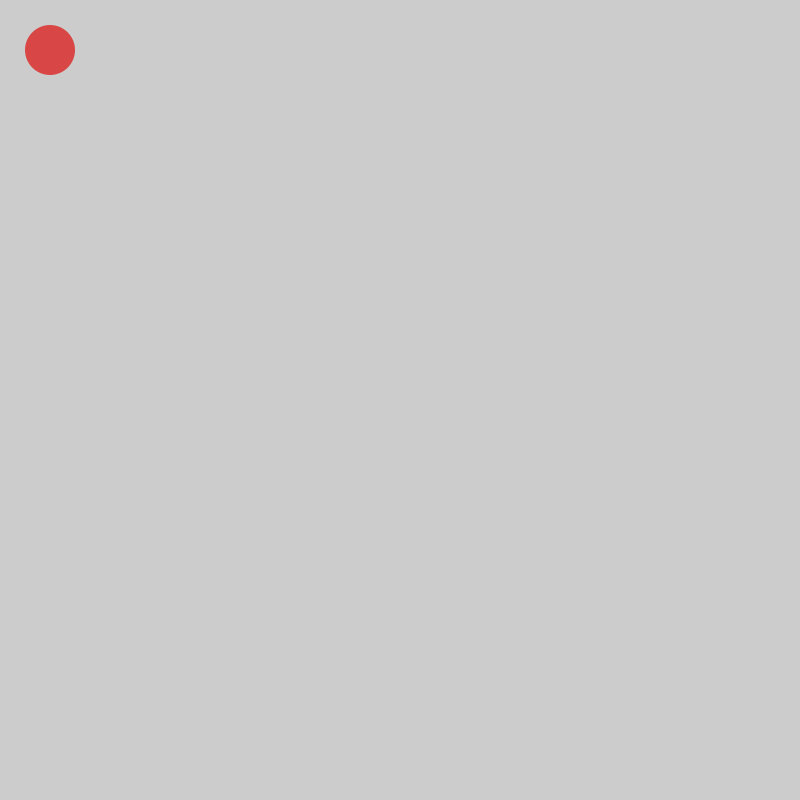
Frame 1 (no input)
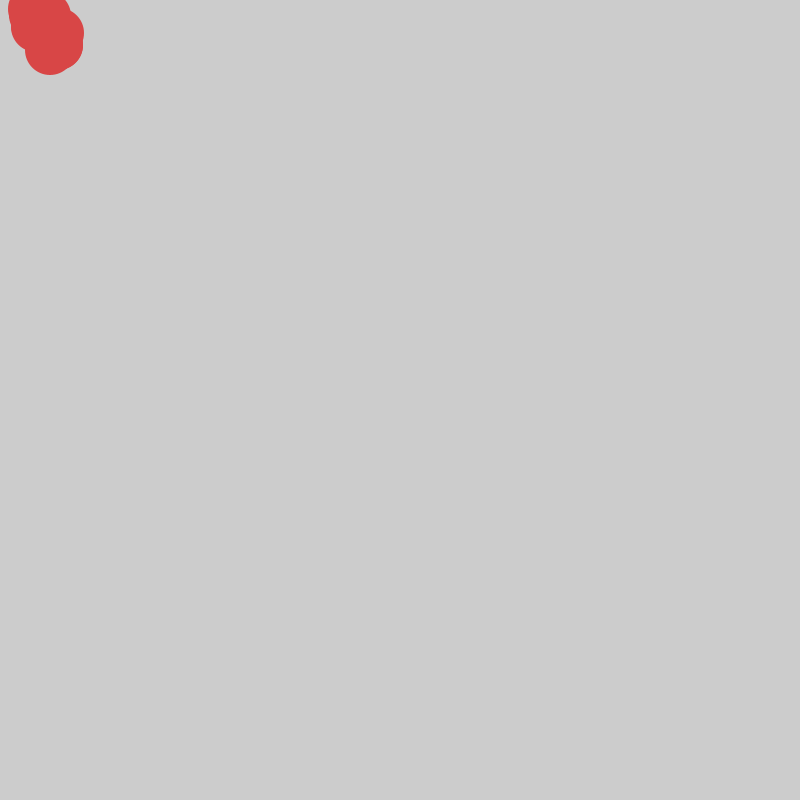
Frame 60 (the mouse pressed at the canvas centre just before this capture)
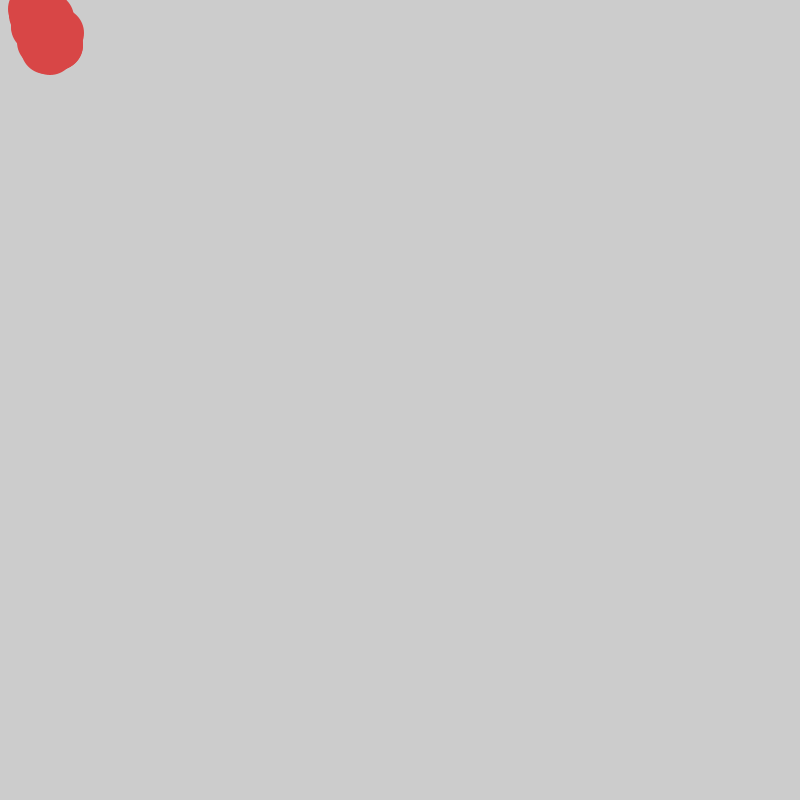
Frame 120 (the mouse held since frame 60 and released just before this capture)

The Processing sketch that drew these frames (run headless with seeded random() and noise(); from frame 60 on, the mouse is pressed at the canvas centre):

// Processing sketch: Martinez_Josue_4_miPrimeraClase
// ── Martinez_Josue_4_miPrimeraClase.pde
Elipse e1; //Nuestro propio objeto creado y lo llamos e1


void setup() {
  size(800, 800);
  e1 = new Elipse();//Creamos a nuestro objeto
}

void draw() {
  noStroke();
  //Llamamos a la funciones, acciones, métodos que creamos
  e1.dibujar();
  e1.vibrar();

}

// ── Elipse.pde
class Elipse {
  //Definir los campos
  int posX, posY;
  int diametro;
  int velX;
  int velY;
  color colorActual; //Definir el color a nuestro Elipse
  //Constructor | Sirve para construir nuestro objeto con las carac. que definimos
  //Pensemos en un molde fijo
  Elipse() {
    posX = 50;
    posY = 50;
    diametro = 50;
    velX = 2;
    velY = 2;
    colorActual = #D84646;
  }

  //Método = Función = Acción | ar, er, ir
  void dibujar() {
    fill(colorActual);
    ellipse(posX, posY, diametro, diametro);
  }
  void vibrar() {
    posX = posX + int(random(-5, 5));
    posY = posY + int(random(-5, 5));
  }
  void rebotar() {
    if (posX >= width-diametro/2 || posX <= diametro/2) {
      velX = velX *-1;
      println("rebota x");
    } else  if (posY >= height-diametro || posY <= diametro) {
      velY = velY *-1;
      println("rebota y");
    }
  }
  void mover() {
    posX = posX + velX;
    posY = posY + velY;
  }
}
